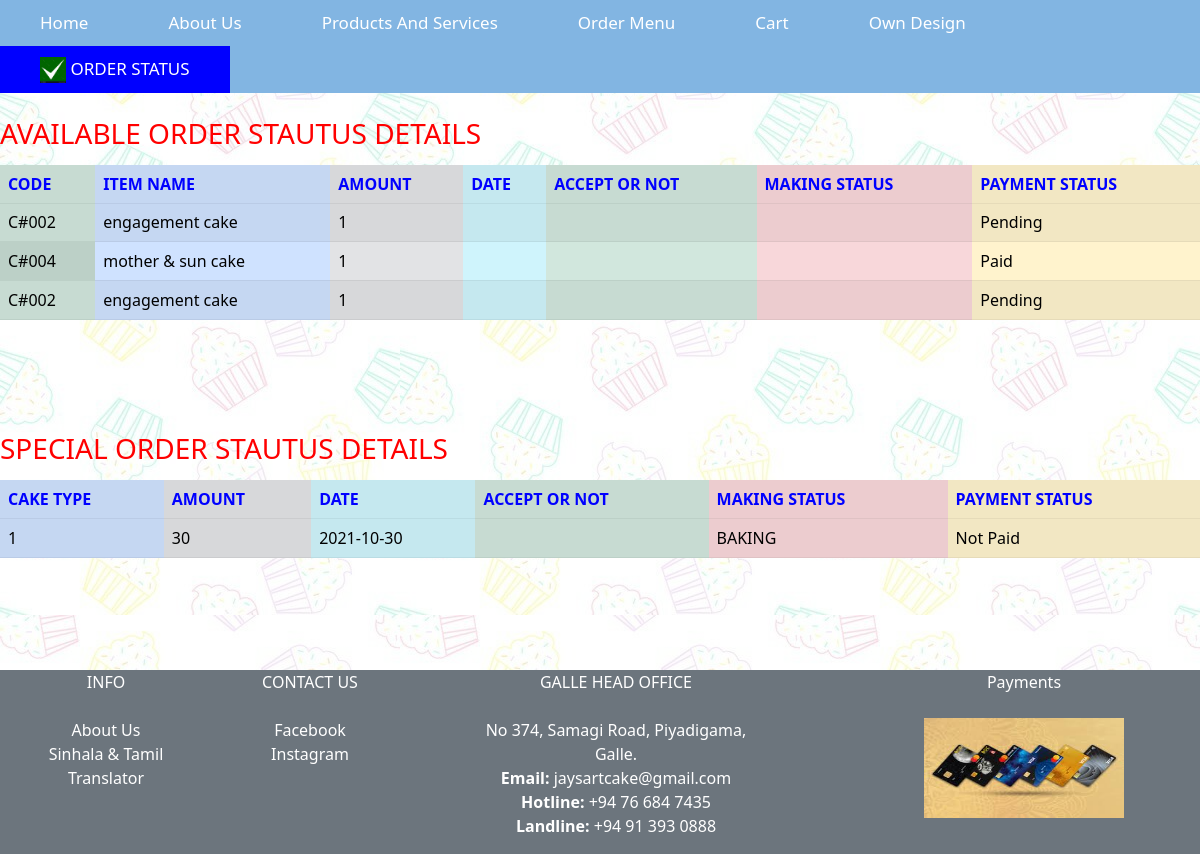
Page /new.php (signed in) on the committed database.
### tables this page shows
CREATE TABLE IF NOT EXISTS `order_information` (
  `CustomerName` varchar(150) NOT NULL,
  `Address` varchar(250) DEFAULT NULL,
  `Date` date DEFAULT NULL,
  `Type` varchar(150) DEFAULT NULL,
  `Code` varchar(10) DEFAULT NULL,
  `Amount` float DEFAULT NULL,
  `Telephone` int(11) DEFAULT NULL,
  `Email` varchar(50) DEFAULT NULL,
  `id` int(11) NOT NULL AUTO_INCREMENT,
  `image` longblob DEFAULT NULL,
  `colour` varchar(150) DEFAULT NULL,
  `idea` varchar(500) DEFAULT NULL,
  `cakeImage` mediumtext DEFAULT NULL,
  `price` float DEFAULT NULL,
  `itemName` varchar(500) DEFAULT NULL,
  `status` varchar(10) DEFAULT NULL,
  `Baking` varchar(5) NOT NULL,
  PRIMARY KEY (`id`)
);

CREATE TABLE IF NOT EXISTS `special_orders` (
  `caketype` varchar(20) NOT NULL,
  `name` varchar(100) NOT NULL,
  `email` varchar(50) NOT NULL,
  `phonenumber` int(11) NOT NULL,
  `image` blob NOT NULL,
  `amount` int(11) NOT NULL,
  `date` date NOT NULL,
  `colour` varchar(1000) NOT NULL,
  `idea` text NOT NULL,
  `id` int(11) NOT NULL AUTO_INCREMENT,
  `status` text NOT NULL,
  PRIMARY KEY (`id`)
);

### new.php (the view, shortened to what this page needs)
<?php
$user = $_SESSION["user"]["CustomerName"];?>
<html>
     <head>
     <link rel="stylesheet" type="text/css" href="cake cart 1.css">
<link href="https://cdn.jsdelivr.net/npm/bootstrap@5.1.3/dist/css/bootstrap.min.css" rel="stylesheet">
</head>
<body>
<div id="topbar">
<div id="topnav">
	<a href="cake.html">Home</a>
	<a href="about.html">About Us</a>
	<a href="Product and Services.html">Products And Services</a>
	<a  href="cakecart.php">Order Menu</a>
	<a href="add cart.php">Cart</a>
	<a href="own desing cake1.php">Own Design</a>
    <div class="cart_div">
<a id="active" style="float:right:" href="new.php"><img src="status 4.jpg" style="width:26px; height:26px; "/>  ORDER STATUS </a></input>
</div>
  </div>
</div>
<br>
<h3 style="float:left; color:red;"  >AVAILABLE ORDER STAUTUS DETAILS </h3>
<br>
<br>
<table cellspacing="20px" align="center" cellspacing="20px" class="table table-success table-striped"><th class="table-active" style="color:blue;">CODE</th>
<th class="table-primary" style="color:blue;" >ITEM NAME</th>
<th class="table-secondary" style="color:blue;">AMOUNT</th>
<th class="table-info" style="color:blue;">DATE</th>
<th class="table-success" style="color:blue;">ACCEPT OR NOT</th>
<th class="table-danger" style="color:blue;">MAKING STATUS</th>
<th class="table-warning" style="color:blue;">PAYMENT STATUS</th>
<tr>
<?php
				 $connection = mysqli_connect("localhost","root","");
				 $query ="SELECT * FROM `order_information` where CustomerName='$user' ORDER BY `Date` DESC";
				 $query_run = mysqli_query($connection,$query);
				 while($row = mysqli_fetch_array($query_run))
				 {
					 ?>
					 <tr>
                     <td class="table-active"> <?php echo $row['Code'];  ?></td>
					     <td class="table-primary"> <?php echo $row['itemName'];  ?></td>
						 <td class="table-secondary"> <?php echo $row['Amount'];  ?></td>
						 <td class="table-info"> <?php echo $row['Date'];  ?></td>
						 <td class="table-success"> <?php echo $row['accept'];  ?></td>
						 <td class="table-danger"> <?php echo $row['making_status'];  ?></td>
                         <td class="table-warning"> <?php echo $row['status'];  ?></td>
</tr>
<?php } ?>
</table>
<br>
<br>
<br>
<br>
<h3 style="float:left; color:red;"  >SPECIAL ORDER STAUTUS DETAILS </h3>
<br>
<br>
<table cellspacing="20px" align="center" cellspacing="20px" class="table table-success table-striped">
<th class="table-primary" style="color:blue;" >CAKE TYPE</th>
<th class="table-secondary" style="color:blue;">AMOUNT</th>
<th class="table-info" style="color:blue;">DATE</th>
<th class="table-success" style="color:blue;">ACCEPT OR NOT</th>
<th class="table-danger" style="color:blue;">MAKING STATUS</th>
<th class="table-warning" style="color:blue;">PAYMENT STATUS</th>
<tr>
<?php
				 $connection = mysqli_connect("localhost","root","");
				 $query ="SELECT * FROM `special_orders` where name='$user' ORDER BY `date` DESC";
				 $query_run = mysqli_query($connection,$query);
				 while($row = mysqli_fetch_array($query_run))
				 {
					 ?>
					 <tr>
					     <td class="table-primary"> <?php echo $row['caketype'];  ?></td>
						 <td class="table-secondary"> <?php echo $row['amount'];  ?></td>
						 <td class="table-info"> <?php echo $row['date'];  ?></td>
						 <td class="table-success"> <?php echo $row['accept'];  ?></td>
						 <td class="table-danger"> <?php echo $row['status'];  ?></td>
                         <td class="table-warning"> Not Paid</td>
</tr>
<?php } ?>
</table>
<br>
<br>
<br>
<br>
<footer >
        <div class="bg-secondary text-white text-center">
            <div class="row">
                <div class="col-lg-2 col-md-6 mb-4 mb-md-0">
                    <ul >
                        <li>INFO</li><br>
                        <li><a style="text-decoration:none;color:white;" href="about.html">About Us</a></li>
                        <li><a style="text-decoration:none;color:white;" href="https://translate.google.lk/">Sinhala & Tamil Translator</a></li>
                    </ul>
                </div>
                <div class="col-lg-2 col-md-6 mb-4 mb-md-0">
                    <ul class="socialmedia">
                        <li>CONTACT US</li><br>
                        <li class="fb"><a style="text-decoration:none;color:white;" href="https://www.facebook.com/Jays-Art-103578618093586/" target="_blank">Facebook</a></li>
                        <li class="in"><a style="text-decoration:none;color:white;" href="https://instagram.com/jayani.senarathna.98?igshid=nur5j2cghh1l" target="_blank">Instagram</a></li>
                    </ul>
                </div>
                <div class="col-lg-4 col-md-6 mb-4 mb-md-0">
                    <ul class="officeinfo" >
                        <li>GALLE HEAD OFFICE</li><br>
                        <li>No 374, Samagi Road, Piyadigama,</li>
                        <li>Galle.</li>
                        <li class="ofi1"><strong>Email:</strong> jaysartcake@gmail.com</li>
                        <li class="ofi2"><strong>Hotline:</strong> +94 76 684 7435</li>
                        <li class="ofi3"><strong>Landline:</strong> +94 91 393 0888</li>
                    </ul>
                </div>
                <div class="col-lg-4 col-md-6 mb-4 mb-md-0" >
                    <ul>
                        <li>Payments</li><br>
                        <li><img class="cards" src="creditcard.jfif" alt="Accepted Credit Cards" height="100px" width="200px"></li>
                    </ul>
                </div>
            </div>
        </div>
    </footer>
                 </body>
                 </html>

### cake cart 1.css (style rules this page uses)
body { margin:0; background-image:url("cup cake 4.png"); }
#topnav { background-color: rgb(130, 181, 226); overflow: hidden }
#topnav a { float: left; color:white; text-align: center; padding: 10px 40px; text-decoration: none; font-size:17px }
#topnav a#active { background-color:blue ; color: white; }
ul { list-style-type:none; }
a { text-decoration:none; color:white; }

### rows in the picture
order_information: Code "C#002", itemName "engagement cake", Amount "1", status "Pending"
order_information: Code "C#004", itemName "mother & sun cake", Amount "1", status "Paid"
order_information: Code "C#002", itemName "engagement cake", Amount "1", status "Pending"
special_orders: caketype "1", amount "30", date "2021-10-30", status "BAKING"
